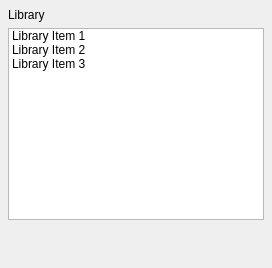
<?xml version="1.0" encoding="UTF-8"?>
<ui version="4.0">
 <class>LibraryPanel</class>
 <widget class="QWidget" name="LibraryPanel">
  <layout class="QVBoxLayout" name="mainLayout">
   <property name="leftMargin"><number>8</number></property>
   <property name="topMargin"><number>8</number></property>
   <property name="rightMargin"><number>8</number></property>
   <property name="bottomMargin"><number>8</number></property>
   <property name="spacing"><number>6</number></property>
   <item>
    <widget class="QLabel" name="titleLabel">
     <property name="text"><string>Library</string></property>
    </widget>
   </item>
   <item>
    <widget class="QListWidget" name="libraryList">
     <item><property name="text"><string>Library Item 1</string></property></item>
     <item><property name="text"><string>Library Item 2</string></property></item>
     <item><property name="text"><string>Library Item 3</string></property></item>
    </widget>
   </item>
   <item>
    <spacer name="bottomSpacer">
     <property name="orientation"><enum>Qt::Orientation::Vertical</enum></property>
     <property name="sizeHint" stdset="0">
      <size><width>20</width><height>40</height></size>
     </property>
    </spacer>
   </item>
  </layout>
 </widget>
 <layoutdefault spacing="6" margin="11"/>
 <resources/>
 <connections/>
</ui>
